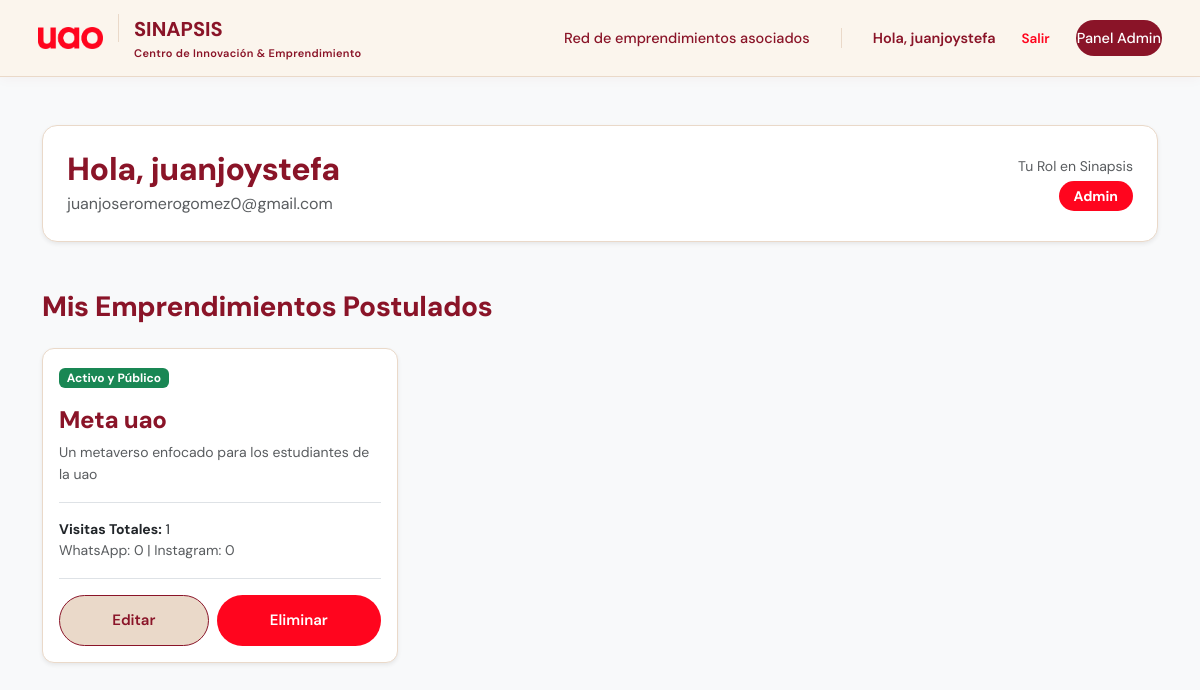
/accounts/profile/ (signed in), run on the app's committed database.
### modulos/emprendimientos/models.py (models this page shows, shortened)
class Perfil(models.Model):
    ROLES = (
        ('visitante', 'Visitante'),
        ('emprendedor', 'Emprendedor'),
        ('admin', 'Administrador'),
    )
    usuario = models.OneToOneField(User, on_delete=models.CASCADE, related_name='perfil')
    rol = models.CharField(max_length=20, choices=ROLES, default='visitante')

class Emprendimiento(models.Model):
    ESTADOS = (
        ('pendiente', 'Pendiente'),
        ('activo', 'Activo'),
        ('rechazado', 'Rechazado'),
    )
    idEmprendimiento = models.AutoField(primary_key=True)
    nombre = models.CharField(max_length=100)
    descripcion = models.TextField(blank=True, null=True, max_length=1000) # Para que el admin sepa de qué trata
    creador = models.ForeignKey(User, on_delete=models.SET_NULL, null=True, blank=True, related_name="emprendimientos")
    estado = models.CharField(max_length=20, choices=ESTADOS, default='pendiente')
    fecha_creacion = models.DateTimeField(auto_now_add=True)
    link_whatsapp = models.CharField(max_length=20, blank=True, null=True, help_text="Solo números")
    link_instagram = models.URLField(blank=True, null=True)
    logo = models.ImageField(upload_to='emprendimientos/logos/', null=True, blank=True)
    totalVistas = models.IntegerField(default=0)
    vistas_wa = models.IntegerField(default=0)
    vistas_ig = models.IntegerField(default=0)
    vistas_web = models.IntegerField(default=0)

### modulos/emprendimientos/views.py (the view)
# urls.py: path("accounts/profile/", views.perfil_usuario, name="perfil"),
@login_required
def perfil_usuario(request):
    mis_emprendimientos = Emprendimiento.objects.filter(creador=request.user).order_by('-fecha_creacion')
    return render(request, 'perfil/perfil.html', {
        'mis_emprendimientos': mis_emprendimientos
    })

### templates/perfil/perfil.html (shortened to what this page needs)
{% load static %}
<!DOCTYPE html>
<html lang="es">
<head>
    <link href="https://cdn.jsdelivr.net/npm/bootstrap@5.3.0/dist/css/bootstrap.min.css" rel="stylesheet">
    <link rel="stylesheet" href="{% static 'css/stylesLanding.css' %}">
    <link rel="stylesheet" href="{% static 'css/stylesNavbar.css' %}">
</head>
<body class="bg-light">
    {% include 'includes/navbar.html' %}
    <div class="container mt-5 mb-5">
        <div class="card shadow-sm p-4 mb-5" style="border-radius: 15px; border: 1px solid var(--borde);">
            <div class="d-flex justify-content-between align-items-center">
                <div>
                    <h2 class="mb-1" style="color: var(--tinta);">Hola, {{ request.user.username }}</h2>
                    <p class="text-muted mb-0">{{ request.user.email }}</p>
                </div>
                <div class="text-end">
                    <p class="mb-1 text-muted small">Tu Rol en Sinapsis</p>
                    <span class="badge"
                        style="background-color: var(--rojo); font-size: 14px; padding: 8px 15px; border-radius: 999px;">
                        {{ request.user.perfil.rol|title }}
                    </span>
                </div>
            </div>
        </div>
        <h3 class="mb-4" style="color: var(--tinta);">Mis Emprendimientos Postulados</h3>
        <div class="row g-4">
            {% for emp in mis_emprendimientos %}
            <div class="col-md-4">
                <div class="card h-100 shadow-sm" style="border-radius: 12px; border: 1px solid var(--borde);">
                    <div class="card-body d-flex flex-column">
                        <div class="mb-3">
                            {% if emp.estado == 'activo' %}
                            <span class="badge bg-success">Activo y Público</span>
                            {% elif emp.estado == 'pendiente' %}
                            <span class="badge bg-warning text-dark">En Revisión</span>
                            {% elif emp.estado == 'rechazado' %}
                            <span class="badge bg-danger">Requiere Ajustes</span>
                            {% endif %}
                        </div>
                        <h4 class="card-title" style="color: var(--tinta);">{{ emp.nombre }}</h4>
                        {% if emp.descripcion %}
                        <p class="card-text text-muted small">{{ emp.descripcion|truncatechars:80 }}</p>
                        {% endif %}
                        <div class="mt-auto pt-3 border-top">
                            <p class="mb-0 small"><strong>Visitas Totales:</strong> {{ emp.totalVistas }}</p>
                            <p class="mb-0 small text-muted">WhatsApp: {{ emp.vistas_wa }} | Instagram: {{ emp.vistas_ig }}</p>
                        </div>
                        <div class="d-flex gap-2 mt-3 pt-3 border-top">
                            <a href="{% url 'editar_emprendimiento' emp.idEmprendimiento %}?next={{ request.path }}"
                            class="btn btn-outline flex-grow-1 justify-content-center"
                            style="background-color: var(--borde); color: var(--tinta); font-weight: 600; border-radius: 999px;">
                                Editar
                            </a>
                            <form action="{% url 'eliminar_emprendimiento' emp.idEmprendimiento %}?next={{ request.path }}"
                                method="POST"
                                class="flex-grow-1 m-0 d-flex"
                                onsubmit="return confirm('¿Estás seguro de que deseas eliminar este emprendimiento? Esta acción no se puede deshacer.');">
                                <button type="submit"
                                        class="btn flex-grow-1 justify-content-center"
                                        style="background-color: var(--rojo); color: white; font-weight: 600; border-radius: 999px;">
                                    Eliminar
                                </button>
                            </form>
                        </div>
                    </div>
                </div>
            </div>
            {% endfor %}
        </div>
    </div>
</body>
</html>

### templates/includes/navbar.html (shortened to what this page needs)
{% load static %}
<header class="main-header">
  <nav class="nav-container">
    <a href="{% url 'inicio' %}" class="brand">
      <img class="logo-img" src="{% static 'img/uao-color.png' %}" alt="Logo UAO">
      <div>SINAPSIS<small>Centro de Innovación &amp; Emprendimiento</small></div>
    </a>
    <div class="nav-links">
      <a href="{% url 'emprendimientos' %}">Red de emprendimientos asociados</a>
      {% if request.user.is_authenticated %}
      <a href="{% url 'perfil' %}">
        <span style="font-weight: 600; color: var(--tinta); font-size: 14.5px;">Hola, {{ request.user.username }}</span>
      </a>
      <form action="{% url 'logout' %}" method="post" style="display: inline; margin: 0;">
        <button type="submit" style="background: none; border: none; color: var(--rojo); font-size: 13.5px; font-weight: 600; cursor: pointer; padding: 0;">
          Salir
        </button>
      </form>
      {% if request.user.perfil.rol == 'admin' %}
      <a class="nav-btn-user" href="{% url 'admin_pendientes' %}"
        style="background-color: var(--tinta); box-shadow: none; white-space: nowrap;">
        <span>Panel Admin</span>
      </a>
      {% endif %}
      {% else %}
      <a href="{% url 'login' %}">Iniciar sesión</a>
      <a class="nav-btn-user" href="{% url 'registro' %}" style="background-color: var(--tinta); box-shadow: none;">
        <span>Registrarse</span>
      </a>
      {% endif %}
    </div>
  </nav>
</header>

### static/css/stylesLanding.css (style rules this page uses)
:root { --rojo: #FF051E; --rojo-oscuro: #AC0B32; --tinta: #8A1428; --hueso: #FBF5EC; --niebla: #F3E9DC; --chispa: #FE9800; --texto-suave: #7a6f67; --borde: #EAD9C9; --radio: 10px; --maxw: 1180px; }
* { box-sizing: border-box; }
html { scroll-behavior: smooth; }
body { margin: 0; background: var(--hueso); color: var(--tinta); font-family: 'DM Sans', sans-serif; font-weight: 400; font-size: 16px; line-height: 1.55; -webkit-font-smoothing: antialiased; }
h1, h2, h3, h4 { font-family: 'DM Sans', sans-serif; font-weight: 800; margin: 0; letter-spacing: -0.01em; }
a { color: inherit; text-decoration: none; }
img { max-width: 100%; display: block; }
header { position: sticky; top: 0; z-index: 50; background: rgba(251, 246, 242, 0.92); backdrop-filter: blur(8px); border-bottom: 1px solid var(--borde); }
nav { max-width: var(--maxw); margin: 0 auto; padding: 16px 28px; display: flex; align-items: center; justify-content: space-between; }
.brand { display: flex; align-items: center; gap: 14px; font-family: 'DM Sans', sans-serif; font-weight: 800; font-size: 20px; }
.brand .logo-img { width: 70px; height: auto; flex-shrink: 0; display: block; }
.brand small { display: block; font-family: 'DM Sans', sans-serif; font-weight: 600; font-size: 11px; color: var(--tinta); letter-spacing: .03em; }
.nav-links { display: flex; align-items: center; gap: 30px; }
.nav-links a { font-size: 15px; font-weight: 500; color: var(--tinta); position: relative; padding: 4px 0; }
.btn { padding: 13px 24px; border-radius: 999px; font-weight: 600; font-size: 15px; display: inline-flex; align-items: center; gap: 8px; border: 1px solid transparent; transition: transform .15s ease, background .15s ease; }
.btn-outline { border-color: var(--tinta); color: var(--tinta); }

### static/css/stylesNavbar.css (style rules this page uses)
:root { --rojo: #FF051E; --rojo-oscuro: #AC0B32; --tinta: #8A1428; --borde: #EAD9C9; --maxw: 1180px; }
header.main-header a { text-decoration: none !important; color: inherit; }
header.main-header .brand { color: var(--tinta) !important; }
header.main-header { position: sticky; top: 0; z-index: 50; background: rgba(251, 245, 236, 0.94); backdrop-filter: blur(10px); -webkit-backdrop-filter: blur(10px); border-bottom: 1px solid var(--borde); box-shadow: 0 2px 12px rgba(138, 20, 40, 0.04); }
nav.nav-container { max-width: var(--maxw); margin: 0 auto; padding: 14px 28px; display: flex; align-items: center; justify-content: space-between; }
.brand { display: flex; align-items: center; gap: 14px; font-family: 'DM Sans', sans-serif; font-weight: 800; font-size: 20px; }
.brand .logo-img { width: 65px; height: auto; flex-shrink: 0; display: block; }
.brand small { display: block; font-family: 'DM Sans', sans-serif; font-weight: 600; font-size: 11px; color: var(--tinta); letter-spacing: .03em; }
.nav-links { display: flex; align-items: center; gap: 26px; white-space: nowrap; }
.nav-links a:not(.nav-cta) { font-size: 14.5px; font-weight: 500; color: var(--tinta); position: relative; padding: 6px 0; transition: color 0.2s ease; }
.nav-btn-user { background: var(--rojo); color: #fff !important; padding: 9px 100px; border-radius: 999px; font-size: 14px; font-weight: 600; display: inline-flex; align-items: center; gap: 8px; box-shadow: 0 3px 10px rgba(255, 5, 30, 0.22); transition: all 0.25s cubic-bezier(0.4, 0, 0.2, 1); border: 1px solid transparent; }
.main-header .brand { display: flex !important; align-items: center !important; gap: 15px !important; text-decoration: none !important; }
.main-header .brand .logo-img { margin: 0 !important; padding: 0 !important; vertical-align: middle !important; box-sizing: content-box !important; }

### data on the page
Emprendimiento: estado "Activo y Público", nombre "Meta uao", descripcion "Un metaverso enfocado para los estudiantes de la uao", totalVistas "1", vistas_wa "0", vistas_ig "0"

### other printed values
{{ request.user.username }} "juanjoystefa"
{{ request.user.email }} "juanjoseromerogomez0@gmail.com"
{{ request.user.perfil.rol|title }} "Admin"
